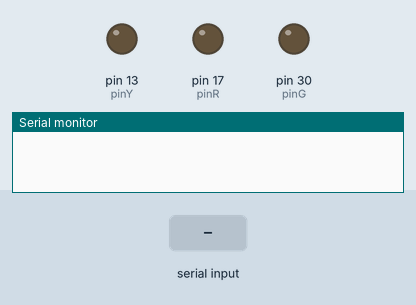
Simulated run of this sketch. Board: Arduino Mega 2560, built with avr-gcc and run on an emulated ATmega2560. Shown: output pins drawn as LEDs (lit = HIGH), the last lines printed to the serial monitor. Inputs (shaded band) come from the test bench.

Above: at 1.2 s.
1.3 s: "y" received over Serial
At 2.5 s:
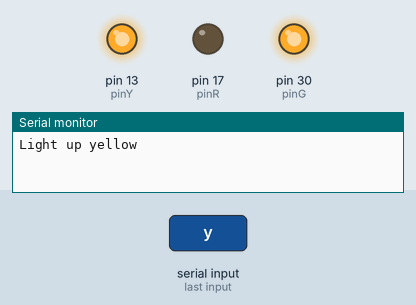
2.8 s: "g" received over Serial
At 3.4 s:
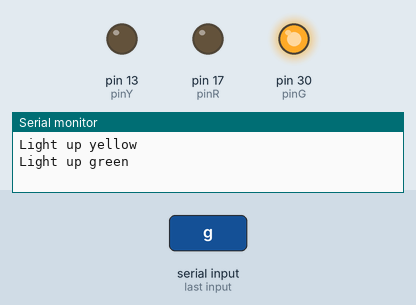
5.0 s: "1" received over Serial
At 6.1 s:
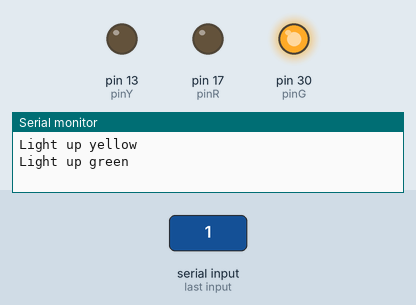
Timing chart, 0 to 8.0 s (numbered marks = the images above; inputs shaded):
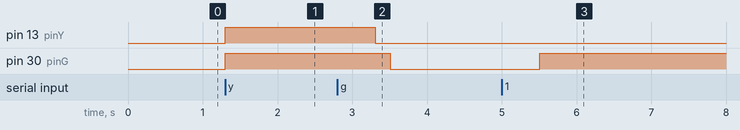

Measured:
- after the input at 1.3 s, pin 13 (pinY), pin 30 (pinG): LOW → HIGH at once
- after the input at 2.8 s, pin 13 (pinY): HIGH → LOW after 0.51 s; pin 30 (pinG): HIGH → LOW after 0.71 s
- after the input at 5.0 s, pin 30 (pinG): LOW → HIGH after 0.51 s

The sketch:

Communication.ino
```cpp
char c;                       //defining character variable c
int pinY = 13;
int pinG = 30;
int pinR = 17;

void setup() {                // put your setup code here, to run once:
  Serial.begin(9600);         //Begin serial communication at 9600 bits
  pinMode(pinY, OUTPUT);
  pinMode(pinG, OUTPUT);
  pinMode(pinR, OUTPUT);
}

void loop() {                 // put your main code here, to run repeatedly:
  if(Serial.available() > 0){
    delay(3);                 //Wait for the serial data to fill the buffer
    c = Serial.read();        //Read next byte in the buffer - Returns next character in the buffer
       digitalWrite(pinY, LOW);
       digitalWrite(pinG, HIGH);

      switch (c){
        case 'y':
            Serial.println("Light up yellow");
           digitalWrite(pinY, HIGH);
           break;

        case 'g':
          Serial.println("Light up green");
          delay(200);   //Delay on green LED is needed, because its a recieving LED- The previous serial print is a recieved string, turning on the LED, so a delay is needed before it doesnt interfere
          digitalWrite(pinG, LOW);
          break;

        default:
        break;
        }
     delay(2000);
     c = 0;
   }
}
```
